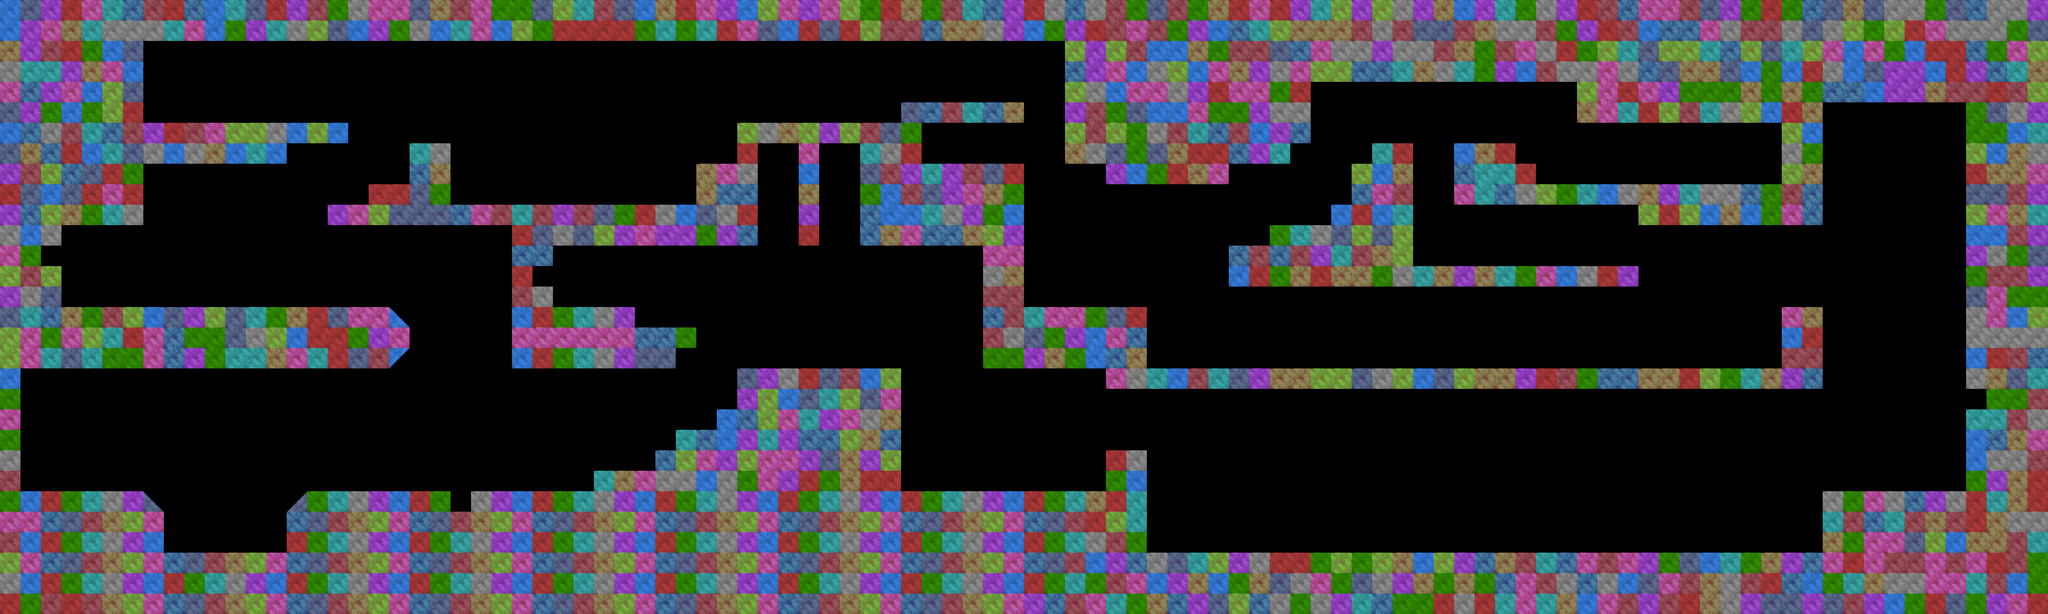

A 2D game scene composited from a Tiled map and its tileset images. What follows is a short description and the map's XML, with each tile layer's data collapsed to a summary:
An orthogonal 100x30 tile map with 64x64 px tiles, 1 tile layer (Tile Layer 1), 5 tilesets and 107 objects (7x BlockPlatform, 5x Area, 3x Switch, 2x Box, 2x Spiker, ...).

<map version="1.0" orientation="orthogonal" width="100" height="30" tilewidth="64" tileheight="64">
 <tileset firstgid="1" name="blocksheet" tilewidth="64" tileheight="64">
  <image source="Tilesets/blocksheet.png" width="384" height="128" />
 </tileset>
 <tileset firstgid="13" name="Corners-1" tilewidth="64" tileheight="64">
  <image source="Tilesets/Corners-1.png" width="384" height="128" />
 </tileset>
 <tileset firstgid="25" name="Corners-2_90CW" tilewidth="64" tileheight="64">
  <image source="Tilesets/Corners-2_90CW.png" width="128" height="384" />
 </tileset>
 <tileset firstgid="37" name="Corners-3_180CW" tilewidth="64" tileheight="64">
  <image source="Tilesets/Corners-3_180CW.png" width="384" height="128" />
 </tileset>
 <tileset firstgid="49" name="Corners-4_270CW" tilewidth="64" tileheight="64">
  <image source="Tilesets/Corners-4_270CW.png" width="128" height="384" />
 </tileset>
 <layer name="Tile Layer 1" width="100" height="30">
  <data>[3000 cells, 1455 non-empty, 16 distinct tile ids]</data>
 </layer>
 <objectgroup name="Main Gameplay" width="100" height="30">
  <object type="Player" x="2038" y="833" width="64" height="128">
   <properties>
    <property name="script_test" value="test.lua" />
   </properties>
  </object>
  <object name="Harpoon1" type="Harpoon" x="1600" y="1024" width="384" height="64">
   <properties>
    <property name="direction" value="left" />
    <property name="speed" value="5" />
   </properties>
  </object>
  <object name="Platform1" type="Elevator" x="1280" y="1600" width="320" height="320">
   <properties>
    <property name="isAuto" value="false" />
    <property name="lowerLimit" value="-20" />
    <property name="upperLimit" value="0" />
   </properties>
  </object>
  <object type="Box" x="1038" y="1402" width="64" height="64" />
  <object name="fdsfsdaf" type="BlockPlatform" x="512" y="1408" width="384" height="64" />
  <object name="area_blockPlat1" type="Area" x="64" y="1216" width="192" height="128" />
  <object name="bl_plat1" type="BlockPlatform" x="1600" y="1152" width="704" height="64" />
  <object name="bl_plat2" type="BlockPlatform" x="1600" y="1216" width="640" height="64" />
  <object name="bl_plat3" type="BlockPlatform" x="1664" y="1280" width="512" height="64" />
  <object name="bl_plat4" type="BlockPlatform" x="1600" y="1344" width="512" height="64" />
  <object name="bl_plat5" type="BlockPlatform" x="1600" y="1408" width="448" height="64" />
  <object name="bl_plat6" type="BlockPlatform" x="1600" y="1472" width="256" height="64" />
  <object name="Spiker1" type="Spiker" x="2370" y="448" width="125" height="320" />
  <object name="Spiker2" type="Spiker" x="2562" y="448" width="125" height="320" />
  <object name="Blocks that fail once gotten on" x="3584" y="1408" width="2112" height="64" />
  <object name="In-escapable fire" x="3584" y="1536" width="2112" height="192" />
  <object x="5696" y="1344" width="448" height="192" />
  <object name="Switch3" type="Switch" x="6080" y="1216" width="64" height="64" />
  <object x="1472" y="128" width="64" height="128" />
  <object x="1728" y="128" width="64" height="128" />
  <object x="1984" y="128" width="64" height="128" />
  <object x="3328" y="512" width="128" height="192" />
  <object x="2880" y="384" width="192" height="128" />
  <object x="3584" y="896" width="320" height="64" />
  <object type="Box" x="2287" y="994" width="64" height="64" />
 </objectgroup>
 <objectgroup name="Physics" width="100" height="30" visible="0">
  <properties>
   <property name="type" value="physicslayer" />
  </properties>
  <object x="0" y="1536" width="448" height="448" />
  <object x="448" y="1728" width="512" height="192" />
  <object x="960" y="1536" width="320" height="384" />
  <object x="1600" y="1600" width="1792" height="320" />
  <object x="1856" y="1472" width="448" height="64" />
  <object x="2048" y="1408" width="256" height="64" />
  <object x="2112" y="1344" width="192" height="64" />
  <object x="2240" y="1280" width="64" height="64" />
  <object x="0" y="960" width="1216" height="192" />
  <object x="0" y="1216" width="64" height="320" />
  <object x="1280" y="1536" width="128" height="64" />
  <object x="1472" y="1536" width="1920" height="64" />
  <object x="960" y="1536">
   <polygon points="0,0 0,64 -64,64" />
  </object>
  <object x="448" y="1536">
   <polygon points="0,0 64,64 0,64" />
  </object>
  <object x="1216" y="960">
   <polygon points="0,0 64,64 64,128 0,192" />
  </object>
  <object x="1600" y="960" width="384" height="192" />
  <object x="448" y="1600" width="64" height="128" />
  <object x="896" y="1600" width="64" height="128" />
  <object x="2304" y="1152" width="512" height="384" />
  <object x="3392" y="1536" width="192" height="384" />
  <object x="3456" y="1408" width="128" height="128" />
  <object x="3584" y="1728" width="2560" height="192" />
  <object x="5696" y="1536" width="448" height="192" />
  <object x="6144" y="1280" width="256" height="640" />
  <object x="6220" y="1918" width="86" height="10" />
  <object x="6144" y="0" width="256" height="1216" />
  <object x="6208" y="1216" width="192" height="64" />
  <object x="0" y="0" width="448" height="704" />
  <object x="0" y="704" width="192" height="64" />
  <object x="0" y="832" width="192" height="128" />
  <object x="0" y="768" width="128" height="64" />
  <object x="448" y="384" width="448" height="128" />
  <object x="896" y="384" width="192" height="64" />
  <object x="448" y="0" width="2880" height="128" />
  <object x="1024" y="640" width="1344" height="64" />
  <object x="1600" y="704" width="768" height="64" />
  <object x="1600" y="768" width="128" height="64" />
  <object x="1600" y="832" width="64" height="64" />
  <object x="1600" y="896" width="128" height="64" />
  <object x="2176" y="512" width="192" height="128" />
  <object x="2304" y="384" width="64" height="128" />
  <object x="2368" y="384" width="512" height="64" />
  <object x="2496" y="448" width="64" height="320" />
  <object x="2816" y="320" width="384" height="64" />
  <object x="2688" y="448" width="192" height="320" />
  <object x="2880" y="512" width="320" height="256" />
  <object x="3072" y="768" width="128" height="384" />
  <object x="3200" y="960" width="384" height="192" />
  <object x="3456" y="1152" width="2240" height="64" />
  <object x="5568" y="960" width="128" height="192" />
  <object x="3840" y="768" width="576" height="128" />
  <object x="3968" y="704" width="448" height="64" />
  <object x="4160" y="640" width="256" height="64" />
  <object x="4224" y="512" width="192" height="128" />
  <object x="4288" y="448" width="128" height="64" />
  <object x="3328" y="0" width="768" height="448" />
  <object x="3328" y="448" width="704" height="64" />
  <object x="3456" y="512" width="384" height="64" />
  <object x="4096" y="0" width="832" height="256" />
  <object x="4928" y="0" width="768" height="384" />
  <object x="5696" y="0" width="448" height="320" />
  <object x="5568" y="384" width="128" height="320" />
  <object x="4544" y="448" width="192" height="192" />
  <object x="4736" y="512" width="64" height="128" />
  </objectgroup>
 <objectgroup name="Triggers" width="100" height="30" visible="0">
  <!-- 1 objects omitted --></objectgroup>
 <objectgroup name="Sockets" width="100" height="30" visible="0">
  <!-- 2 objects omitted --></objectgroup>
 <objectgroup name="Buttons" width="100" height="30" visible="0">
  <!-- 2 objects omitted --></objectgroup>
 <objectgroup name="Traps" width="100" height="30" visible="0" />
 <objectgroup name="Areas" width="100" height="30" visible="0">
  <!-- 4 objects omitted --></objectgroup>
 <objectgroup name="Elements" width="100" height="30">
  <!-- 1 objects omitted --></objectgroup>
 <objectgroup name="Data" width="100" height="30" visible="0">
  <!-- 1 objects omitted --></objectgroup>
</map>
<!-- 18 of 107 objects omitted -->
